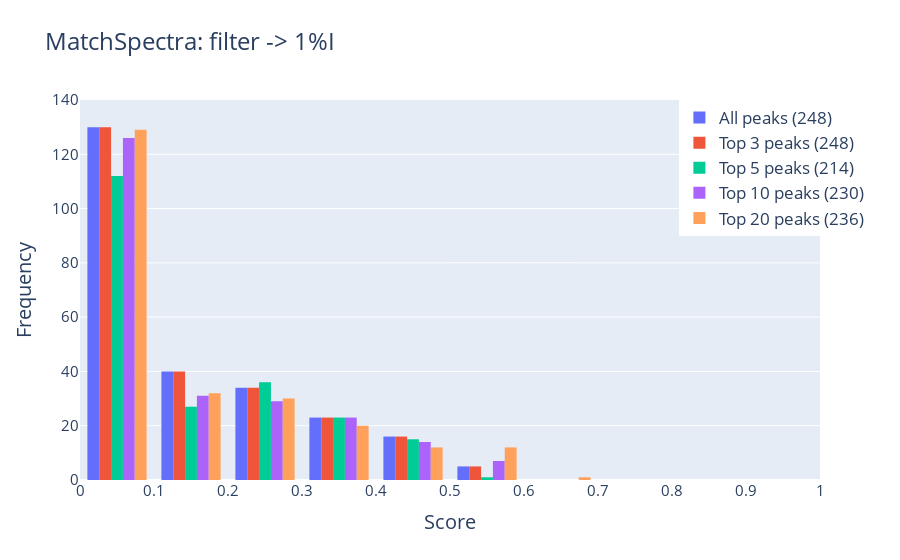

The notebook cell this image was saved under:
### Code cell
plot_histograms_sidebyside(same_query_ref9, same_query_ref11, same_query_ref2, same_query_ref3, same_query_ref4, 'score',  'Score', 'MatchSpectra: filter -> 1%I')

### Figure 1 — Plotly figure (JSON) as saved in the notebook; plotly's stock layout.template omitted (floating-point values rounded to 4 significant figures; data arrays with more than 128 entries replaced by an {"elided": "..."} marker saying what was removed)
{"data": [{"name": "All peaks (248)", "nbinsx": 10, "type": "histogram", "x": {"elided": "248 float values"}, "xbins": {"end": 1, "start": 0}}, {"name": "Top 3 peaks (248)", "nbinsx": 10, "type": "histogram", "x": {"elided": "248 float values"}, "xbins": {"end": 1, "start": 0}}, {"name": "Top 5 peaks (214)", "nbinsx": 10, "type": "histogram", "x": {"elided": "214 float values"}, "xbins": {"end": 1, "start": 0}}, {"name": "Top 10 peaks (230)", "nbinsx": 10, "type": "histogram", "x": {"elided": "230 float values"}, "xbins": {"end": 1, "start": 0}}, {"name": "Top 20 peaks (236)", "nbinsx": 10, "type": "histogram", "x": {"elided": "236 float values"}, "xbins": {"end": 1, "start": 0}}], "layout": {"font": {"size": 17}, "legend": {"x": 0.81, "y": 1}, "title": {"text": "MatchSpectra: filter -> 1%I"}, "xaxis": {"dtick": 0.1, "range": [0, 1], "tickfont": {"size": 15}, "title": {"text": "Score"}}, "yaxis": {"range": [0, 140], "tickfont": {"size": 15}, "title": {"text": "Frequency"}}}}
